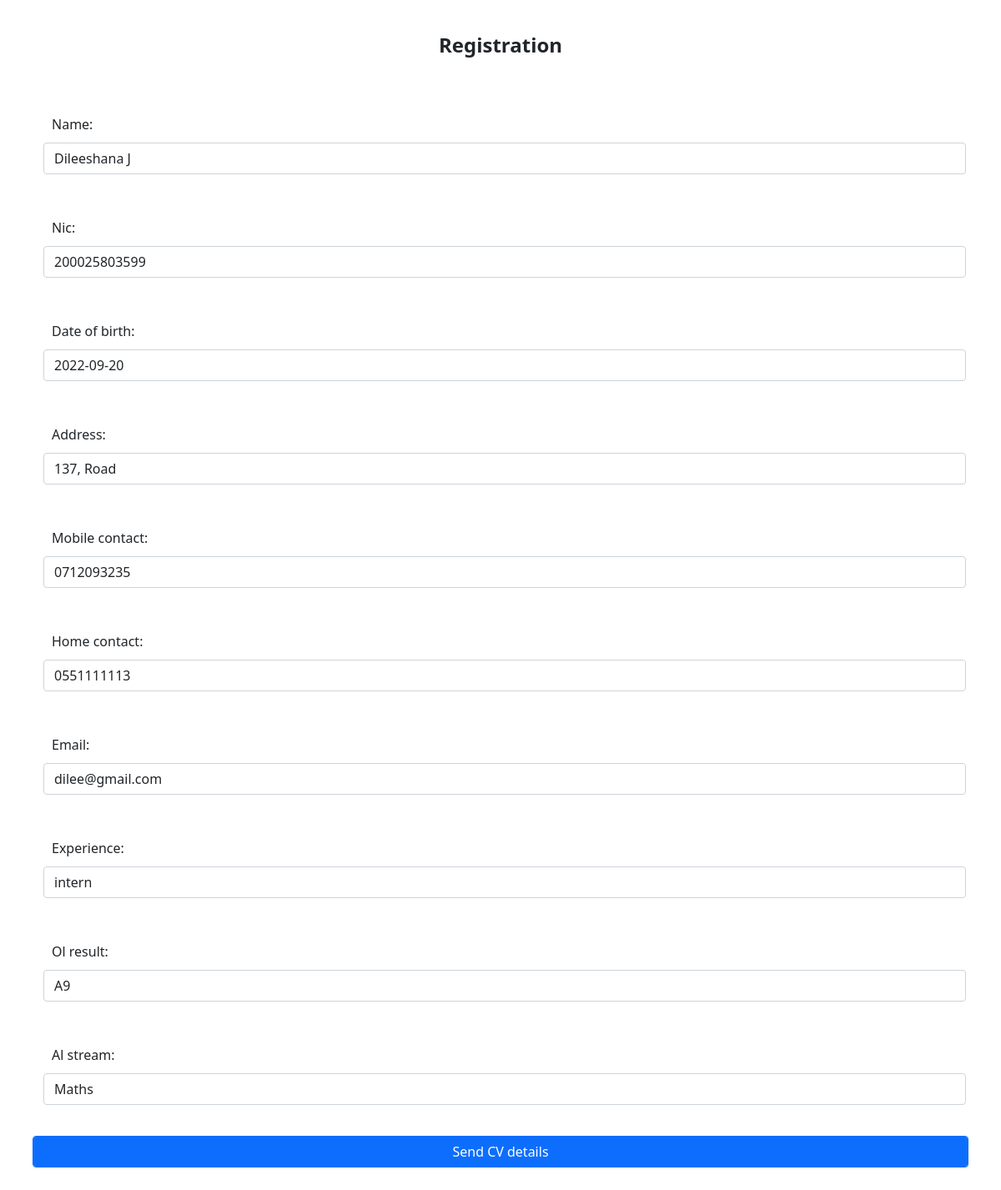
The page /updatecv/8/ on the database its author committed.
### CVgenr/models.py (models this page shows, shortened)
class Cvdetails(models.Model):
    name = models.CharField(max_length=100, null=True)
    nic = models.CharField(max_length=20, null=True)
    date_of_birth = models.DateField(max_length=20, null=True)
    address = models.CharField(max_length=100, null=True)
    mobile_contact = models.CharField(max_length=10, null=True)
    home_contact = models.CharField(max_length=10, null=True)
    email = models.CharField(max_length=100, null=True)
    experience = models.CharField(max_length=100, null=True)
    ol_result = models.CharField(max_length=100, null=True)
    al_stream = models.CharField(max_length=100, null=True)
    date_created = models.DateTimeField(auto_now_add=True, null=True)

### CVgenr/views.py (the view)
# urls.py: path('updatecv/<str:pk>/', views.updatecv, name="updatecv"),
def updatecv(request, pk):
    cvdata = Cvdetails.objects.get(id=pk)
    form = CvDetailsForm(instance = cvdata)
    if request.method == 'POST':
        form = Cvdetails(request.POST, instance = cvdata)
        if form.is_valid():
            form.save()
            return redirect('/button')
    context = {'form':form}
    return render(request, 'CVpages/dilcvcreate.html', context)

### CVgenr/forms.py
class CvDetailsForm(ModelForm):
    class Meta:
        model = Cvdetails
        fields = '__all__'

### CVdemo/context_processors.py (called while the page is built)
def project_context(request):
    context = {
        'me':User.objects.first(),
    }
    return context

### CVgenr/templates/CVpages/dilcvcreate.html (shortened to what this page needs)
{% load static %}
<!DOCTYPE html>
<html lang="en">
<head>
    <link href="https://cdn.jsdelivr.net/npm/bootstrap@5.0.2/dist/css/bootstrap.min.css" rel="stylesheet">
    <link rel="stylesheet" type="text/css" href="{% static '/css/style.css' %}">
</head>
<body>
    <div class="row">
        <div class="col">
            <center>
                <h4><b> Registration </b></h4>
            </center>
        </div>
    </div>
    <div class="container">
        <form action="" method="POST" class="row g-3">
            {{form.as_p}}
            <input type="submit" name="Submit" value="Send CV details" class="btn btn-primary">
        </form>
    </div>
</body>
</html>

### static/css/style.css (style rules this page uses)
* { margin: 5px; padding: 5px; }

### rows shown on the page
Cvdetails: name "Dileeshana J", nic "200025803599", date_of_birth "2022-09-20", address "137, Road", mobile_contact "0712093235", home_contact "0551111113", email "dilee@gmail.com", experience "intern", ol_result "A9", al_stream "Maths"
